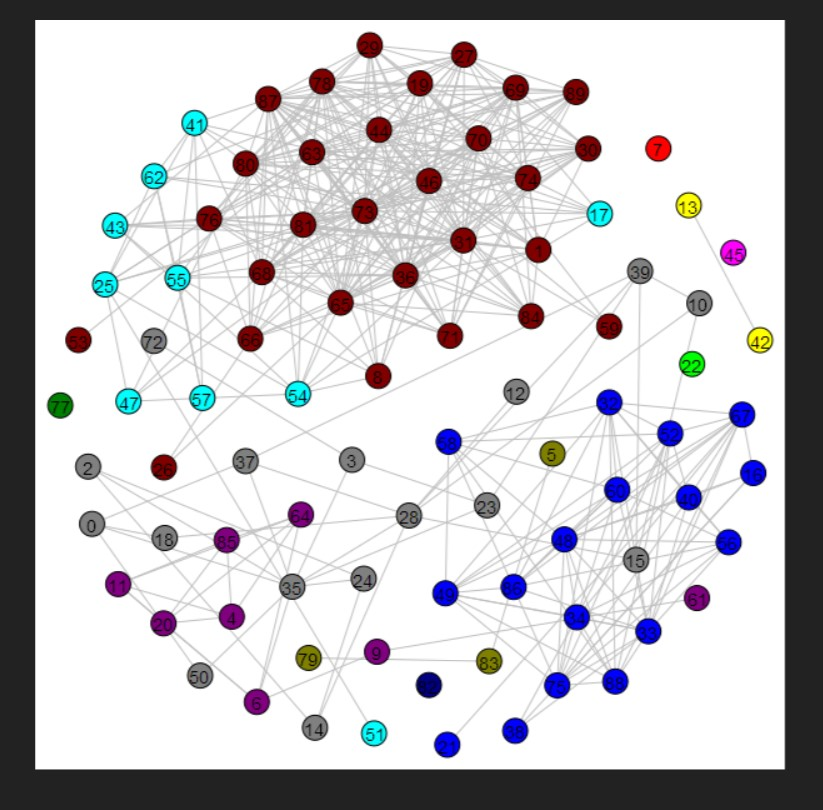

This chart was generated by the following Python code:
import igraph
import time
from api import get_friends
from igraph import Graph, plot


def get_network(users_ids, as_edgelist=True) -> list:
    graph = []
    matrix = [[0 for i in range(len(users_ids))] for j in range(len(users_ids))]

    for user1 in range(len(users_ids)):
        response = get_friends(users_ids[user1])
        friends_list = response
        for user2 in range(user1 + 1, len(users_ids)):
            if users_ids[user2] in friends_list:
                if as_edgelist:
                    graph.append((user1, user2))
                else:
                    matrix[user1][user2] = 1
                    matrix[user2][user1] = 1
        time.sleep(0.4)
        print("Collecting data...")

    if as_edgelist:
        return graph
    else:
        return matrix


def plot_graph(graph):
    friends = get_friends(157650866)
    vertices = [i for i in range(len(friends))]  # количество вершин
    edges = graph  # ребра графа

    # Создание графа
    g = Graph(vertex_attrs={"label": vertices, "shape": "circle", "size": 10},
    edges=edges, directed=False)

    # Задаем стиль отображения графа
    N = len(vertices)
    visual_style = {
       "vertex_size": 20,
       "edge_color": "gray",
       "layout": g.layout_fruchterman_reingold(
        maxiter=1000,
        area=N**3,
        repulserad=N**3)
    }

    # Удаляем петли и повторяющиеся ребра
    g.simplify(multiple=True, loops=True)

    # Разделяем вершины на группы по взаимосвязям
    clusters = g.community_multilevel()
    print(clusters)

    # Раскрашиваем разные группы вершин в разные цвета
    pal = igraph.drawing.colors.ClusterColoringPalette(len(clusters))
    g.vs['color'] = pal.get_many(clusters.membership)

    # Отрисовываем граф
    plot(g, **visual_style)


if __name__ == '__main__':
    response = get_friends(157650866)
    print(response)
    graph = get_network(response, as_edgelist=True)
    plot_graph(graph)
